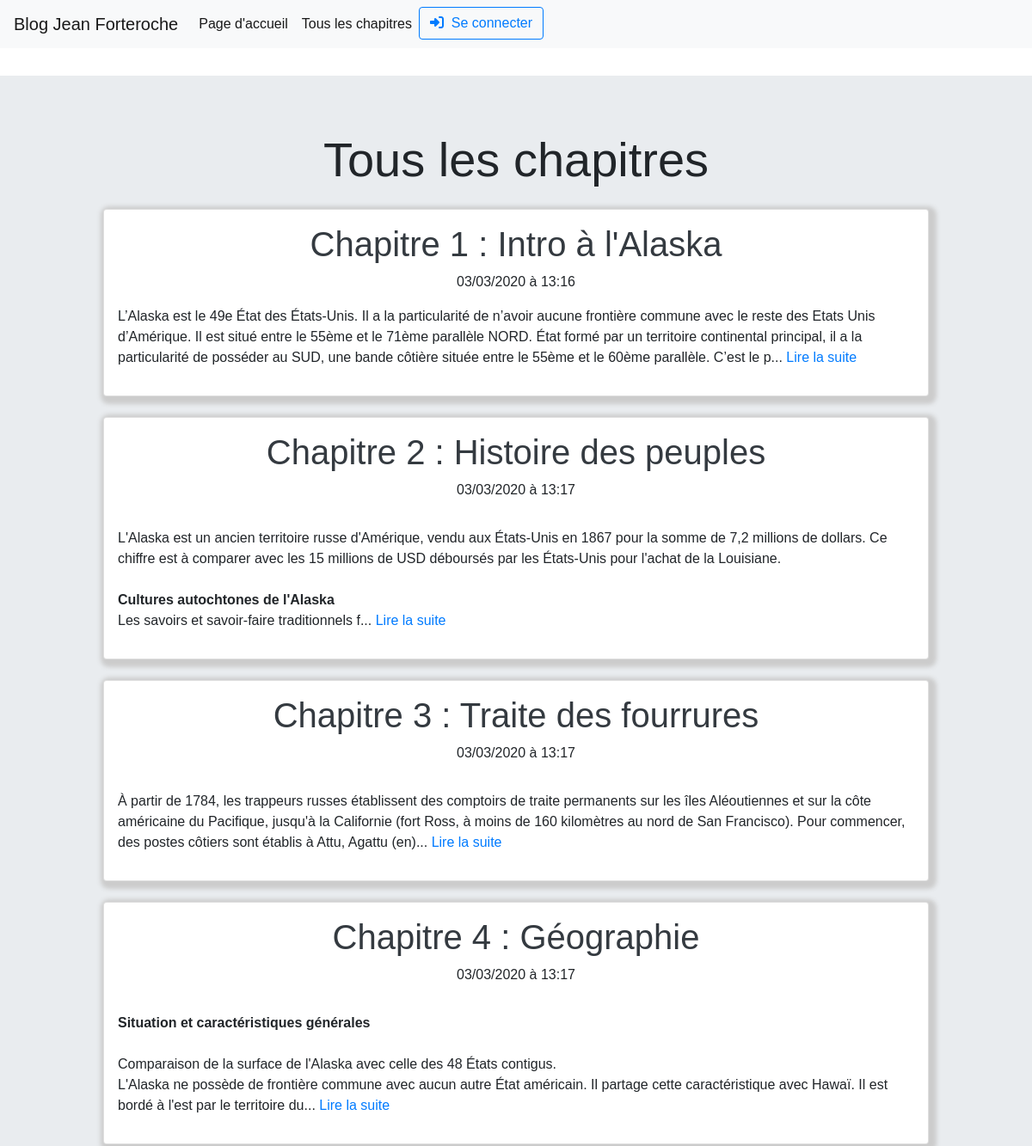
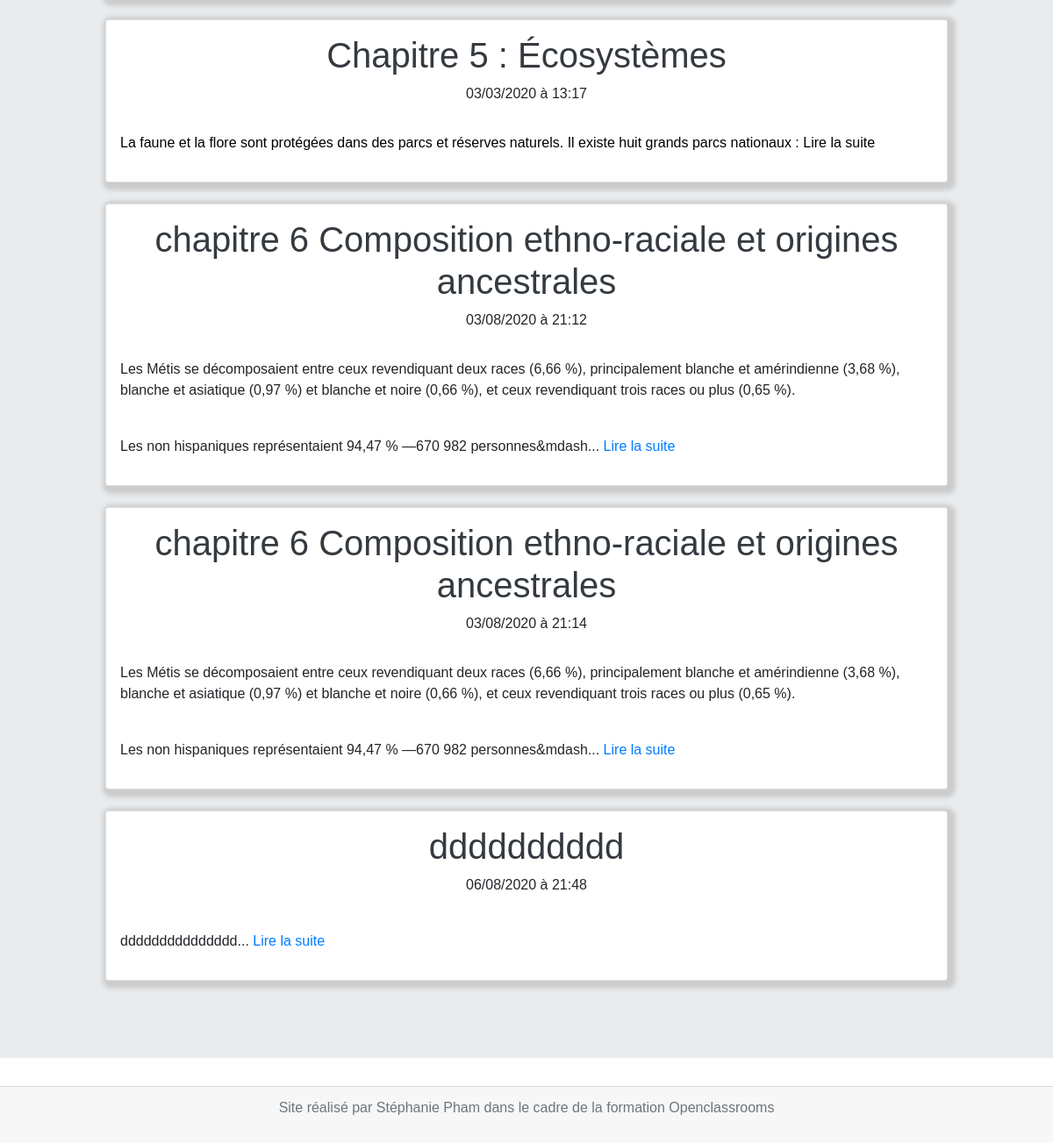
The app's page /index.php?action=listArticles with its own data (2 pictures, top to bottom).
### tables this page shows
CREATE TABLE IF NOT EXISTS `articles` (
  `id` int(11) NOT NULL AUTO_INCREMENT,
  `title` varchar(255) NOT NULL,
  `content` text NOT NULL,
  `date_article` datetime NOT NULL DEFAULT current_timestamp(),
  PRIMARY KEY (`id`)
);

### App/Controller/Articles.php (called while the page is built, shortened)
<?php
class Articles extends Controller {
    public function listArticles()
    {
        $articleManager = new ArticleManager();
        $articles = $articleManager->listArticles();
        include 'view/Visitor/listArticlesView.php';
    }
}

### App/Model/ArticleManager.php (called while the page is built, shortened)
<?php
class ArticleManager extends Manager
{
    public function listArticles()
    {
        $db = $this->dbConnect();
        $reqArticle = $db->query('
            SELECT id,  title, content,date_article
            FROM articles
            ORDER BY date_article ASC');
        return  $articles = $reqArticle->fetchAll();
    }
}

### view/Visitor/listArticlesView.php (the view, shortened to what this page needs)
<div class="jumbotron jumbotron-fluid">
    <h1 class="text-center mb-3">Tous les chapitres </h1>
    <?php foreach ($articles as  $articles) { ?>
        <section class="card">
            <h1 class="text-center"> <a href="index.php?action=article&amp;id=<?= $articles['id'] ?>" class="text-dark">
                    <?= htmlspecialchars($articles['title']) ?></a>
            </h1>
            <p class="text-center"><?= date_format(date_create($articles['date_article']), 'd/m/Y à H:i') ?></p>
            <p><?= substr($articles['content'],0,390) ?>...
                <a href="index.php?action=article&amp;id=<?= $articles['id'] ?>" >Lire la suite</a>
            </p>
        </section>
    <?php } ?>
</div>
<?php include 'view/template.php'; ?>

### public/css/style.css (style rules this page uses)
* { margin: 0; padding: 0; box-sizing: border-box; font-family: Arial, Helvetica, sans-serif; }
body { background: #000; min-height: 200vh; }
.card { padding: 1em ; width: 80%; margin: 1.5em auto; box-shadow: 3px 3px 5px 6px #ccc; }
.text-center.mb-3 { font-size: 3.5em; }

### records on screen
articles: title "Chapitre 1 : Intro à l'Alaska", date_article "03/03/2020 à 13:16", content "L’Alaska est le 49e État des États-Unis. Il a la particularité de n’avoir aucune frontière commune avec le reste des Etats Unis d’Amérique. Il est situé entre le 55ème et le 71ème parallèle NORD. État formé par un territoire continental principal, il a la particularité de posséder au SUD, une bande côtière située entre le 55ème et le 60ème parallèle. C’est le p"
articles: title "Chapitre 2 : Histoire des peuples", date_article "03/03/2020 à 13:17", content "L'Alaska est un ancien territoire russe d'Amérique, vendu aux États-Unis en 1867 pour la somme de 7,2 millions de dollars. Ce chiffre est à comparer avec les 15 millions de USD déboursés par les États-Unis pour l'achat de la Louisiane. Cultures autochtones de l'Alaska Les savoirs et savoir-faire traditionnels f"
articles: title "Chapitre 3 : Traite des fourrures", date_article "03/03/2020 à 13:17", content "À partir de 1784, les trappeurs russes établissent des comptoirs de traite permanents sur les îles Aléoutiennes et sur la côte américaine du Pacifique, jusqu'à la Californie (fort Ross, à moins de 160 kilomètres au nord de San Francisco). Pour commencer, des postes côtiers sont établis à Attu, Agattu (en)"
articles: title "Chapitre 4 : Géographie", date_article "03/03/2020 à 13:17", content "Situation et caractéristiques générales Comparaison de la surface de l'Alaska avec celle des 48 États contigus. L'Alaska ne possède de frontière commune avec aucun autre État américain. Il partage cette caractéristique avec Hawaï. Il est bordé à l'est par le territoire du"
articles: title "Chapitre 5 : Écosystèmes", date_article "03/03/2020 à 13:17", content "La faune et la flore sont protégées dans des parcs et réserves naturels. Il existe huit grands parcs nationaux :"
articles: title "chapitre 6 Composition ethno-raciale et origines ancestrales", date_article "03/08/2020 à 21:12", content "Les Métis se décomposaient entre ceux revendiquant deux races (6,66 %), principalement blanche et amérindienne (3,68 %), blanche et asiatique (0,97 %) et blanche et noire (0,66 %), et ceux revendiquant trois races ou plus (0,65 %). Les non hispaniques représentaient 94,47 % —670 982 personnes&mdash"
articles: title "chapitre 6 Composition ethno-raciale et origines ancestrales", date_article "03/08/2020 à 21:14", content "Les Métis se décomposaient entre ceux revendiquant deux races (6,66 %), principalement blanche et amérindienne (3,68 %), blanche et asiatique (0,97 %) et blanche et noire (0,66 %), et ceux revendiquant trois races ou plus (0,65 %). Les non hispaniques représentaient 94,47 % —670 982 personnes&mdash"
articles: title "dddddddddd", date_article "06/08/2020 à 21:48", content "ddddddddddddddd"
